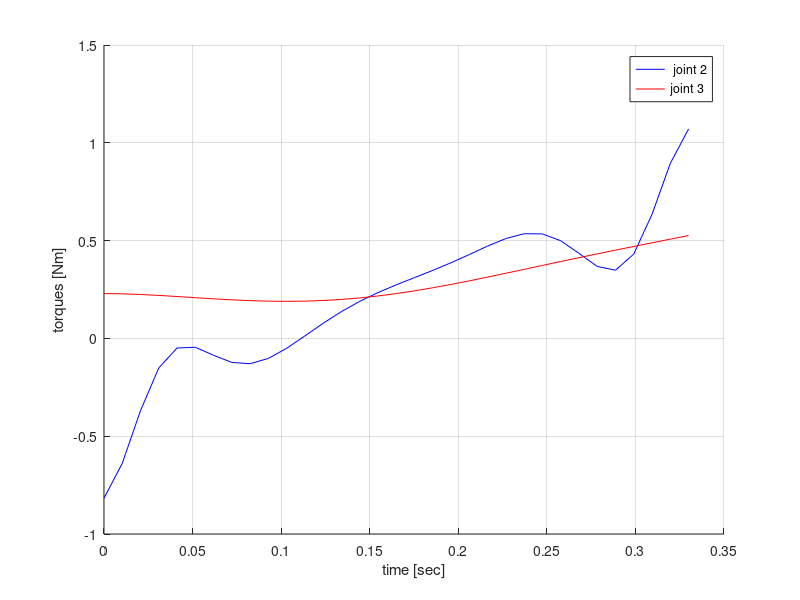
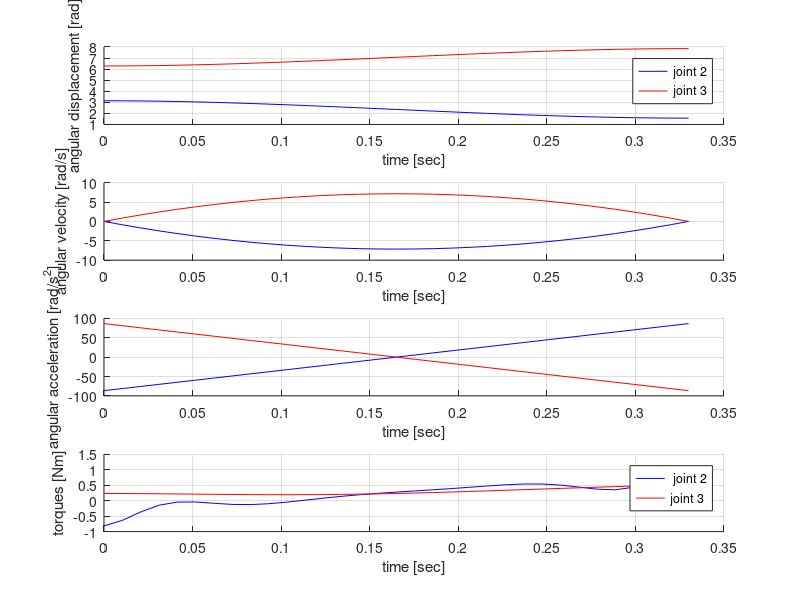
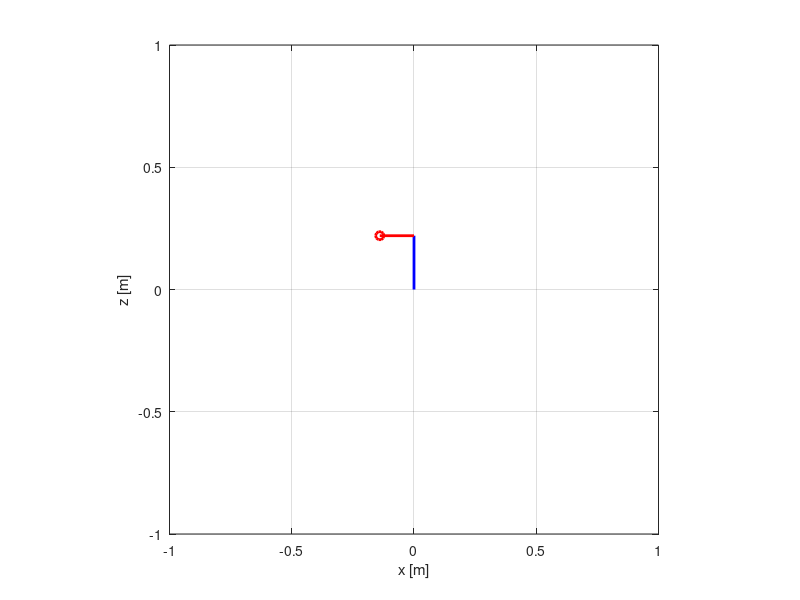

MATLAB code for these plots, in order:
  %%%%%%%%%%%%%%%%%%%%%%%%%%%%%%%%%%%%%%%%%%%%%%%%%%%%%%%%%%%%%%%%%%%%%%%%%%
%
%    The inverse dynamics of the 2-dof planar robotic arm
%     
%    contact: shaoping bai, shb@m-tech.aau.dk
%%%%%%%%%%%%%%%%%%%%%%%%%%%%%%%%%%%%%%%%%%%%%%%%%%%%%%%%%%%%%%%%%%%%%%%%%%

clear all; close all; clc

g = 9.801; % gravity constant

%% %%%%%%%%%%%%%%%%%%%%%%%%%%%%  link properties
% ====================================== link 0
%======================================  link 1
L1 = 0.22; % length [m]
%c1 = L1 * 2/3; % mass center
m1 = 0.037 + 0.126; % mass [kg] the link + the motor
I1 = 1/12 * m1 * L1^2; % moment of inertia
%======================================  link 2
L2 = 0.14; % length [m]
%c2 = L2 * 2/3; % mass center
m2 = 0.072 * 2 + 0.023; % mass [kg] the link + the motor
I2 = 1/12 * m2 * L2^2; % moment of inertia
%% %%%%%%%%%%%%%%%% wished positions of joints and time for the movements
tf = 0.33;
theta00 = 1000 * 2*pi/4096;
thetaf0 = 2048 * 2*pi/4096;
theta01 = 3072 * 2*pi/4096 - pi/2; %in the graphs will be represented in radians, although input is in ticks of the motor
thetaf1 = 2048 * 2*pi/4096 - pi/2;
theta02 = 2048 * 2*pi/4096 + pi;
thetaf2 = 3072 * 2*pi/4096 + pi;
%% %%%%%%%%%%%%%%%% coefficients for position, velocity and acceleration
a00 = theta00;
a10 = 0;
a20 = 3/(tf^2)*(thetaf0 - theta00);
a30 = -2/(tf^3)*(thetaf0 - theta00);

a01 = theta01;
a11 = 0;
a21 = 3/(tf^2)*(thetaf1 - theta01);
a31 = -2/(tf^3)*(thetaf1 - theta01);

a02 = theta02;
a12 = 0;
a22 = 3/(tf^2)*(thetaf2 - theta02);
a32 = -2/(tf^3)*(thetaf2 - theta02);
%% %%%%%%%%%%%%%%%%%% dynamic simulation
%%%%%%%%%%%%%%%%%%% discrete time
T = tf; % second
N = tf*100; % resolution
i = 0; 
for t = linspace(0, T, N)
    %%%%%%%%%%%%%%%%%%%%%%%%%%%%%% instantaneous time
    i = i + 1; time(i) = t; 
    %%%%%%%%%%%%%%% Joint 0: angular displacement, velocity, acceleration
    theta_1(i) = a01 + a11 * t + a21 * t^2 + a31 * t^3;
    dtheta_1(i) = a11 + 2 * a21 * t + 3 * a31 * t^2;
    ddtheta_1(i) = 2 * a21 + 6 * a31 * t;
    %%%%%%%%%%%%%%% Joint 1: angular displacement, velocity, acceleration
    theta_1(i) = a01 + a11 * t + a21 * t^2 + a31 * t^3;
    dtheta_1(i) = a11 + 2 * a21 * t + 3 * a31 * t^2;
    ddtheta_1(i) = 2 * a21 + 6 * a31 * t;
    
    %%%%%%%%%%%%%%% Joint 2: angular displacement, velocity, acceleration
    theta_2(i) = a02 + a12 * t + a22 * t^2 + a32 * t^3;
    dtheta_2(i) = a12 + 2 * a22 * t + 3 * a32 * t^2;
    ddtheta_2(i) = 2 * a22 + 6 * a32 * t;
    
    %%%%%%%%%%%%%%%%%%%%%%%%%%%%%%%%%%%%%  actuator torques
    tau_1(i) = ((8/18 * m1 + m2) * L1^2 + 8/18 * m2 * L2^2) * ddtheta_1(i) + 8/18 * m2 * L2^2 * ddtheta_2(i) + 4/6 * m2 * L1 * L2 * cos(dtheta_2(i)) * (ddtheta_2(i) + 2 * ddtheta_1(i)) - (m1 + m2) * g * L1 * cos(theta_1(i)) + m2 * g * L2 * cos(theta_1(i) + theta_2(i));
    tau_2(i) = (8/18 * m2 * L2^2 + 4/6 * m2 * L1 * L2 * sin(theta_2(i))) * ddtheta_1(i) + 8/18 * m2 * L2^2 * ddtheta_2(i) + 4/6 * m2 * L1 * L2 * cos(theta_2(i)) * (dtheta_1(i) * dtheta_2(i) + dtheta_1(i)^2) - m2 * g * L2 * cos(theta_1(i) + theta_2(i));
    
    %%%%%%%%%%%%%%%%%%%%%%%%%%%%%%%%%%%  link positions
    %%%%%%%%%%%%%%%%%% link 1
    X1(i) = L1*cos(theta_1(i)); Y1(i) = L1*sin(theta_1(i)); 
   % x1(i) = 0.5*X1(i); y1(i) = 0.5*Y1(i); 
    %%%%%%%%%%%%%%%%%% link 2
    X2(i) = X1(i) + L2*cos(theta_1(i) + theta_2(i)); 
    Y2(i) = Y1(i) + L2*sin(theta_1(i) + theta_2(i)); 
    %x2(i) = X1(i) + 0.5*X2(i); %Y2(i) = Y1(i) + 0.5*Y2(i); 
    
end

torque_1 = [time; tau_1]'; torque_2 = [time; tau_2]'; 

%% %%%%%%%%%%%%%%%%%%%%%%%%%%%%%%%%%% plot the motion profiles
figure(2)
clf
figure(2)
subplot(4, 1, 1)
hold on
plot(time, theta_1, 'b')
plot(time, theta_2, 'r')
hold off
legend('joint 2', 'joint 3')
grid on; 
xlabel('time [sec]'); ylabel('angular displacement [rad]'); 
subplot(4, 1, 2)
hold on
plot(time, dtheta_1, 'b')
plot(time, dtheta_2, 'r')
hold off
grid on; 
xlabel('time [sec]'); ylabel('angular velocity [rad/s]'); 
subplot(4, 1, 3)
hold on
plot(time, ddtheta_1, 'b')
plot(time, ddtheta_2, 'r')
hold off
grid on; 
xlabel('time [sec]'); ylabel('angular acceleration [rad/s^2]'); 
subplot(4, 1, 4)
hold on
plot(time, tau_1, 'b')
plot(time, tau_2, 'r')
hold off
legend(' joint 2', 'joint 3')
grid on; 
xlabel('time [sec]'); ylabel('torques [Nm]'); 

%% %%%%%%%%%%%%%%%%%%%%%%%%%%%%%%%%%% plot the motor torques
figure(1)
clf
figure(1)
hold on
plot(time, tau_1, 'b')
plot(time, tau_2, 'r')
hold off
legend(' joint 2', 'joint 3')
grid on; 
xlabel('time [sec]'); ylabel('torques [Nm]'); 

%% %%%%%%%%%%%%%%%%%%%%%%%%%%%%%%%  plot the link
figure(3)
clf
figure(3)
hold on 
axis equal; grid on; axis([-1 1 -1 1]); 
xlabel('x [m]'); ylabel('z [m]'); 
set(gca,'NextPlot','replaceChildren');
for j = 1 : N  
    plot(0, 0, 'ko', 'MarkerSize', 6, 'Linewidth', 2)  
    plot(X1(j), Y1(j), 'bo', 'MarkerSize', 6, 'Linewidth', 2)
    plot(X2(j), Y2(j), 'ro', 'MarkerSize', 6, 'Linewidth', 2)
    line([0 X1(j)], [0 Y1(j)], 'Color', 'b', 'Linewidth', 2); 
    line([X1(j) X2(j)], [Y1(j) Y2(j)], 'Color', 'r', 'Linewidth', 2);  
    F(j) = getframe; 
end
hold off
movie(F); 